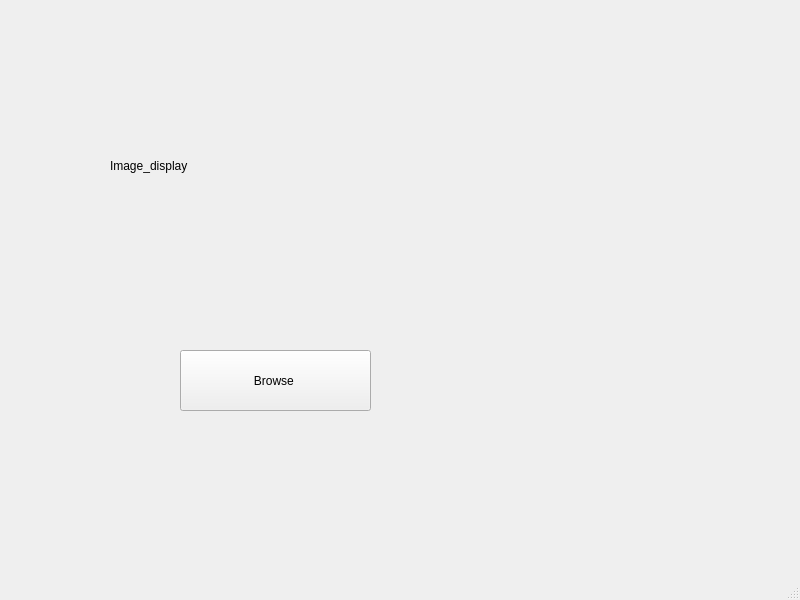
<?xml version="1.0" encoding="UTF-8"?>
<ui version="4.0">
 <class>MainWindow</class>
 <widget class="QMainWindow" name="MainWindow">
  <property name="geometry">
   <rect>
    <x>0</x>
    <y>0</y>
    <width>800</width>
    <height>600</height>
   </rect>
  </property>
  <property name="windowTitle">
   <string>MainWindow</string>
  </property>
  <widget class="QWidget" name="centralwidget">
   <widget class="QLabel" name="Image_display">
    <property name="geometry">
     <rect>
      <x>110</x>
      <y>60</y>
      <width>471</width>
      <height>211</height>
     </rect>
    </property>
    <property name="text">
     <string>Image_display</string>
    </property>
   </widget>
   <widget class="QPushButton" name="Browse">
    <property name="geometry">
     <rect>
      <x>180</x>
      <y>350</y>
      <width>191</width>
      <height>61</height>
     </rect>
    </property>
    <property name="text">
     <string>Browse </string>
    </property>
   </widget>
  </widget>
  <widget class="QMenuBar" name="menubar">
   <property name="geometry">
    <rect>
     <x>0</x>
     <y>0</y>
     <width>800</width>
     <height>20</height>
    </rect>
   </property>
  </widget>
  <widget class="QStatusBar" name="statusbar"/>
 </widget>
 <resources/>
 <connections/>
</ui>
